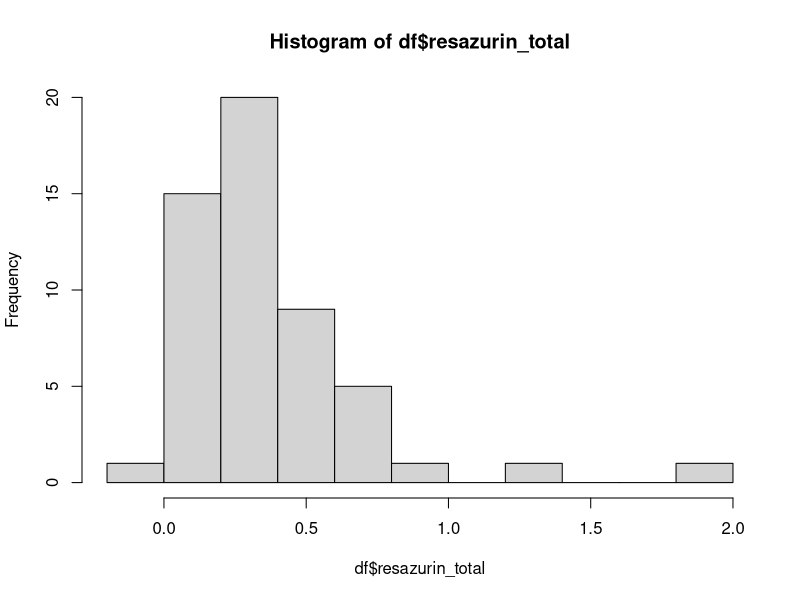
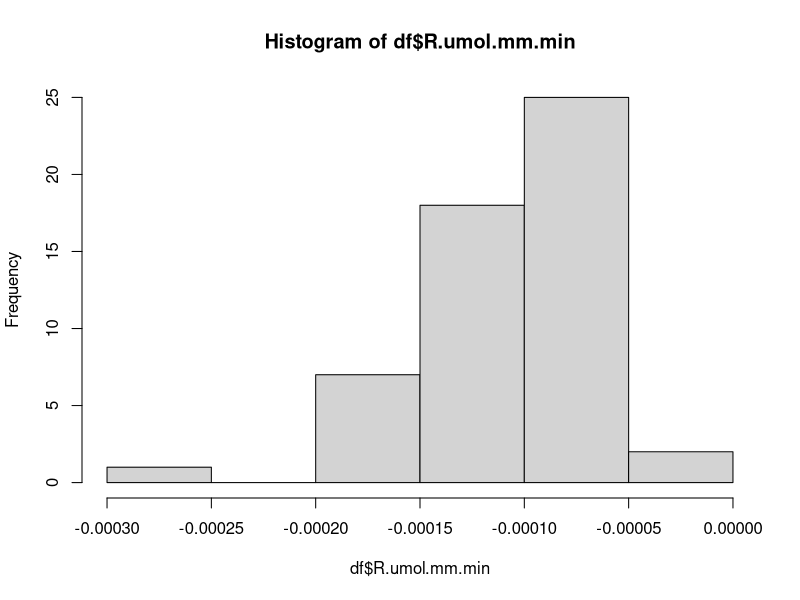
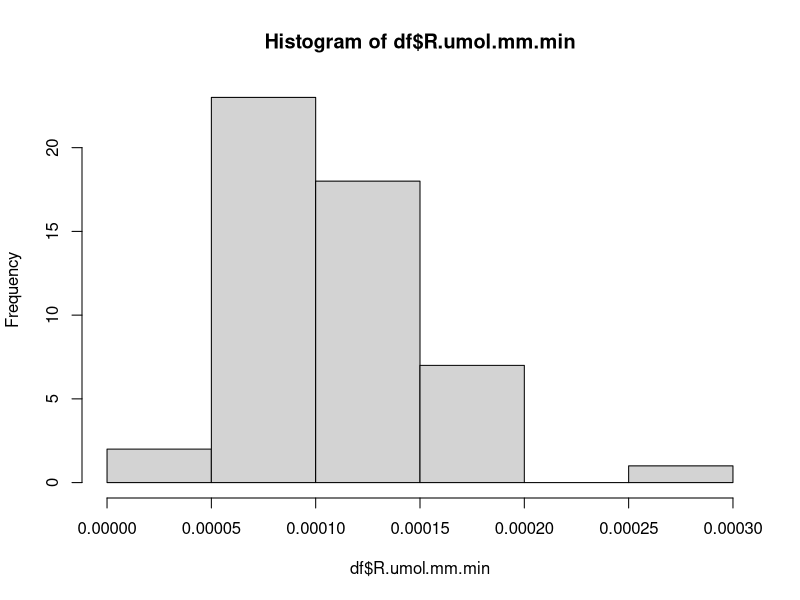
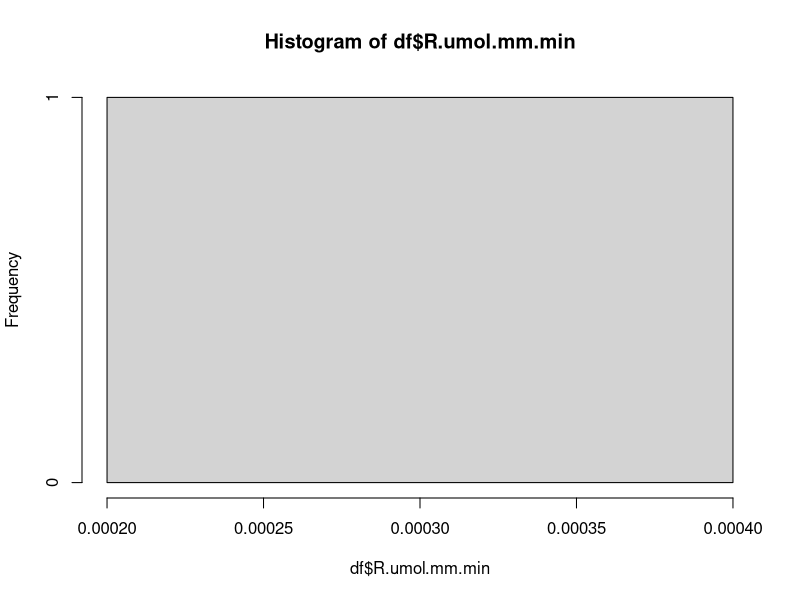
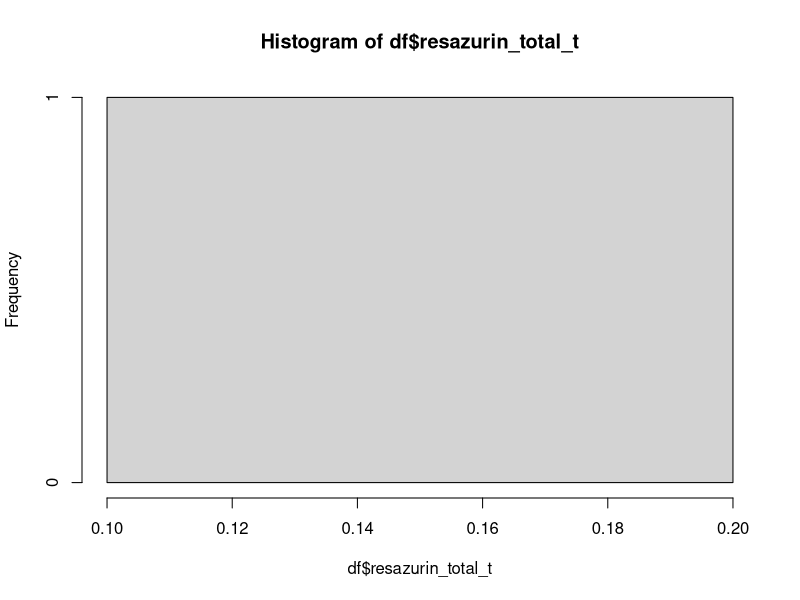
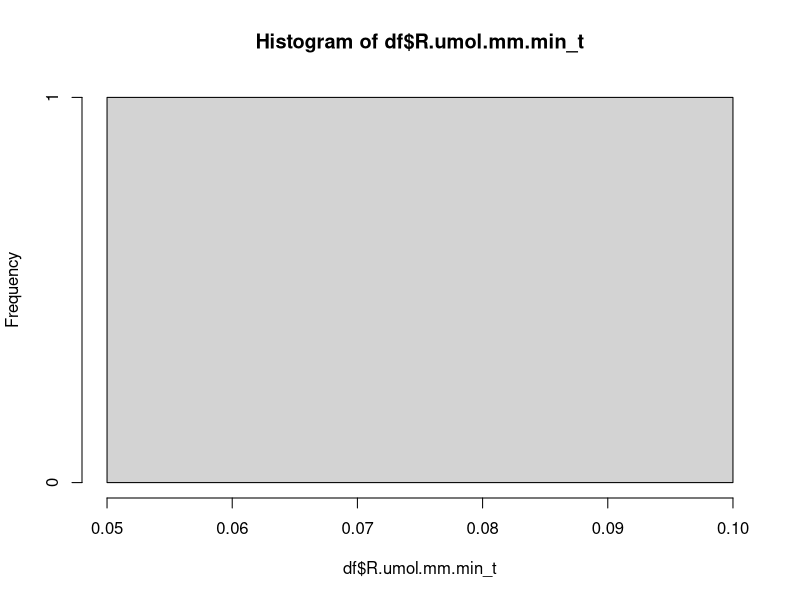
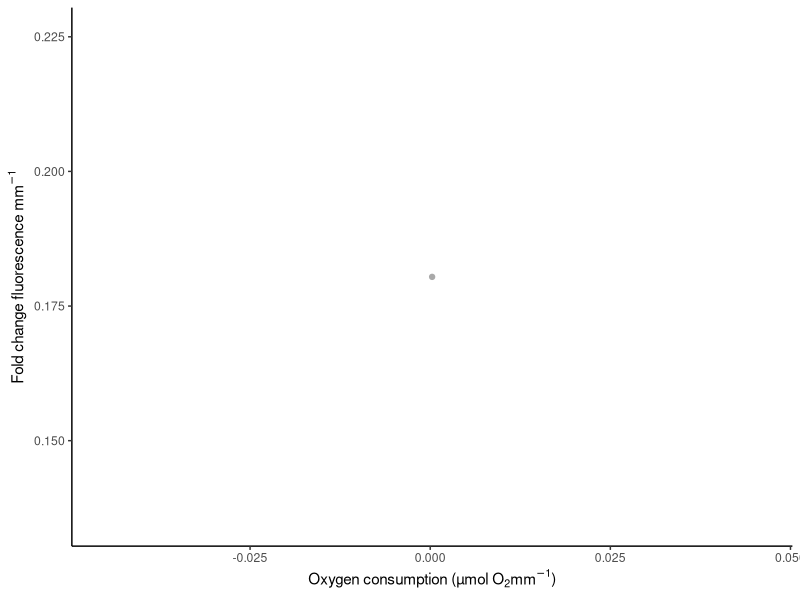
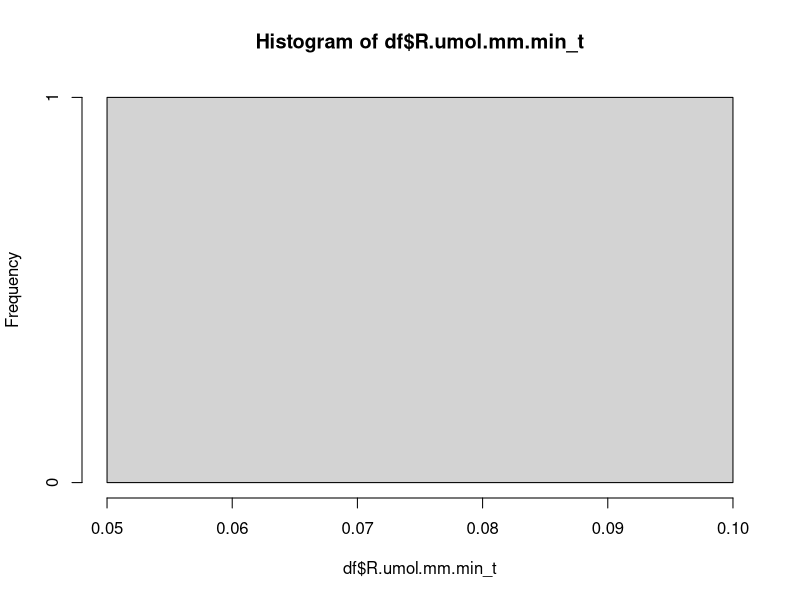

Here is the R script that generated these plots, in order: (Note: this script raises an error after producing the figures.)
## ---- chunk 1
knitr::opts_chunk$set(echo = TRUE, warning = FALSE, message = FALSE)
## ---- chunk 2
library(tidyverse)
library(lme4)
library(lmerTest)
library(emmeans)
library(ggplot2)
## ---- chunk 3
resp<-read_csv(file="output/oxygen-correlation/extracted_oxygen_rates.csv")%>%select(!c("plate", "well", "length.mm"))

resazurin<-read_csv(file="output/oxygen-correlation/resazurin_oyster_metrics.csv")

df<-left_join(resp, resazurin)%>%rename(resazurin_slope=slope, resazurin_total=value)

head(df)
## ---- chunk 4
hist(df$resazurin_total)
hist(df$R.umol.mm.min)
## ---- chunk 5
df<-df%>%
  filter(resazurin_total<1.1)
## ---- chunk 6
df$R.umol.mm.min<-df$R.umol.mm.min*-1
## ---- chunk 7
hist(df$R.umol.mm.min)

df<-df%>%
  filter(R.umol.mm.min>0.0002)%>%
  filter(R.umol.mm.min<0.0006)

hist(df$R.umol.mm.min)
## ---- chunk 8
df$resazurin_total_t<-log(1+df$resazurin_total)

hist(df$resazurin_total_t)

df$R.umol.mm.min_t<-(df$R.umol.mm.min)^(1/3)

hist(df$R.umol.mm.min_t)
## ---- chunk 9
plot1<-df%>%
  
  ggplot(aes(x=R.umol.mm.min, y=resazurin_total))+
  geom_point(color="darkgray")+
  geom_smooth(method="lm", color="black")+
  xlab(expression(paste("Oxygen consumption (µmol O" [2], "mm" ^-1, ")")))+
  ylab(expression(paste("Fold change fluorescence mm" ^-1)))+
  geom_text(label="p=0.012", x=4e-04, y=0.8)+
  theme_classic(); plot1

ggsave(plot1, filename="figures/oxygen-correlation/correlation.png", width=4, height=4)
## ---- chunk 10
hist(df$R.umol.mm.min_t)
hist(df$resazurin_total_t)
cor.test(df$R.umol.mm.min_t, df$resazurin_total_t, method=c("pearson"))
